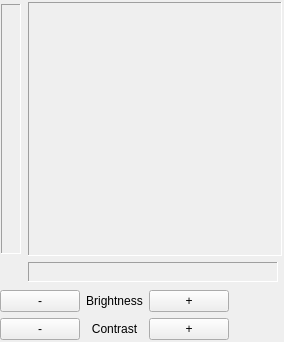
<ui version="4.0" >
 <author></author>
 <comment></comment>
 <exportmacro></exportmacro>
 <class>WdgBrightnessContrast</class>
 <widget class="QWidget" name="WdgBrightnessContrast" >
  <property name="geometry" >
   <rect>
    <x>0</x>
    <y>0</y>
    <width>284</width>
    <height>342</height>
   </rect>
  </property>
  <property name="sizePolicy" >
   <sizepolicy>
    <hsizetype>0</hsizetype>
    <vsizetype>0</vsizetype>
    <horstretch>0</horstretch>
    <verstretch>0</verstretch>
   </sizepolicy>
  </property>
  <property name="windowTitle" >
   <string>BrightnessCon</string>
  </property>
  <layout class="QGridLayout" >
   <property name="margin" >
    <number>0</number>
   </property>
   <property name="spacing" >
    <number>6</number>
   </property>
   <item row="0" column="0" colspan="2" >
    <layout class="QGridLayout" >
     <property name="margin" >
      <number>0</number>
     </property>
     <property name="spacing" >
      <number>6</number>
     </property>
     <item row="1" column="1" >
      <widget class="QLabel" name="hgradient" >
       <property name="sizePolicy" >
        <sizepolicy>
         <hsizetype>5</hsizetype>
         <vsizetype>0</vsizetype>
         <horstretch>0</horstretch>
         <verstretch>0</verstretch>
        </sizepolicy>
       </property>
       <property name="minimumSize" >
        <size>
         <width>250</width>
         <height>20</height>
        </size>
       </property>
       <property name="maximumSize" >
        <size>
         <width>250</width>
         <height>20</height>
        </size>
       </property>
       <property name="frameShape" >
        <enum>QFrame::Panel</enum>
       </property>
       <property name="frameShadow" >
        <enum>QFrame::Sunken</enum>
       </property>
       <property name="scaledContents" >
        <bool>true</bool>
       </property>
      </widget>
     </item>
     <item row="0" column="1" >
      <widget class="QFrame" name="frame3" >
       <property name="sizePolicy" >
        <sizepolicy>
         <hsizetype>5</hsizetype>
         <vsizetype>5</vsizetype>
         <horstretch>0</horstretch>
         <verstretch>0</verstretch>
        </sizepolicy>
       </property>
       <property name="minimumSize" >
        <size>
         <width>254</width>
         <height>254</height>
        </size>
       </property>
       <property name="maximumSize" >
        <size>
         <width>254</width>
         <height>254</height>
        </size>
       </property>
       <property name="frameShape" >
        <enum>QFrame::Panel</enum>
       </property>
       <property name="frameShadow" >
        <enum>QFrame::Sunken</enum>
       </property>
       <layout class="QVBoxLayout" >
        <property name="margin" >
         <number>0</number>
        </property>
        <property name="spacing" >
         <number>6</number>
        </property>
        <item>
         <widget class="KCurve" name="kCurve" >
          <property name="minimumSize" >
           <size>
            <width>250</width>
            <height>250</height>
           </size>
          </property>
          <property name="maximumSize" >
           <size>
            <width>250</width>
            <height>250</height>
           </size>
          </property>
         </widget>
        </item>
       </layout>
      </widget>
     </item>
     <item row="0" column="0" >
      <widget class="QLabel" name="vgradient" >
       <property name="sizePolicy" >
        <sizepolicy>
         <hsizetype>0</hsizetype>
         <vsizetype>5</vsizetype>
         <horstretch>0</horstretch>
         <verstretch>0</verstretch>
        </sizepolicy>
       </property>
       <property name="minimumSize" >
        <size>
         <width>20</width>
         <height>250</height>
        </size>
       </property>
       <property name="maximumSize" >
        <size>
         <width>20</width>
         <height>250</height>
        </size>
       </property>
       <property name="frameShape" >
        <enum>QFrame::Panel</enum>
       </property>
       <property name="frameShadow" >
        <enum>QFrame::Sunken</enum>
       </property>
       <property name="scaledContents" >
        <bool>true</bool>
       </property>
      </widget>
     </item>
    </layout>
   </item>
   <item row="1" column="0" >
    <layout class="QGridLayout" >
     <property name="margin" >
      <number>0</number>
     </property>
     <property name="spacing" >
      <number>6</number>
     </property>
     <item row="1" column="2" >
      <widget class="QPushButton" name="pb_more_contrast" >
       <property name="text" >
        <string>+</string>
       </property>
       <property name="shortcut" >
        <string/>
       </property>
      </widget>
     </item>
     <item row="1" column="1" >
      <widget class="QLabel" name="textLabelContrast" >
       <property name="text" >
        <string>Contrast</string>
       </property>
       <property name="alignment" >
        <set>Qt::AlignCenter</set>
       </property>
      </widget>
     </item>
     <item row="1" column="0" >
      <widget class="QPushButton" name="pb_less_contrast" >
       <property name="text" >
        <string>-</string>
       </property>
       <property name="shortcut" >
        <string/>
       </property>
      </widget>
     </item>
     <item row="0" column="0" >
      <widget class="QPushButton" name="pb_less_brightness" >
       <property name="text" >
        <string>-</string>
       </property>
       <property name="shortcut" >
        <string/>
       </property>
      </widget>
     </item>
     <item row="0" column="1" >
      <widget class="QLabel" name="textLabelBrightness" >
       <property name="text" >
        <string>Brightness</string>
       </property>
       <property name="alignment" >
        <set>Qt::AlignCenter</set>
       </property>
      </widget>
     </item>
     <item row="0" column="2" >
      <widget class="QPushButton" name="pb_more_brightness" >
       <property name="text" >
        <string>+</string>
       </property>
       <property name="shortcut" >
        <string/>
       </property>
      </widget>
     </item>
    </layout>
   </item>
   <item row="1" column="1" >
    <spacer>
     <property name="orientation" >
      <enum>Qt::Horizontal</enum>
     </property>
     <property name="sizeType" >
      <enum>QSizePolicy::Expanding</enum>
     </property>
     <property name="sizeHint" >
      <size>
       <width>131</width>
       <height>20</height>
      </size>
     </property>
    </spacer>
   </item>
  </layout>
 </widget>
 <layoutdefault spacing="6" margin="11" />
 <pixmapfunction></pixmapfunction>
 <customwidgets>
  <customwidget>
   <class>KCurve</class>
   <extends></extends>
   <header>kcurve.h</header>
   <container>0</container>
   <pixmap></pixmap>
  </customwidget>
 </customwidgets>
 <resources/>
 <connections/>
</ui>
